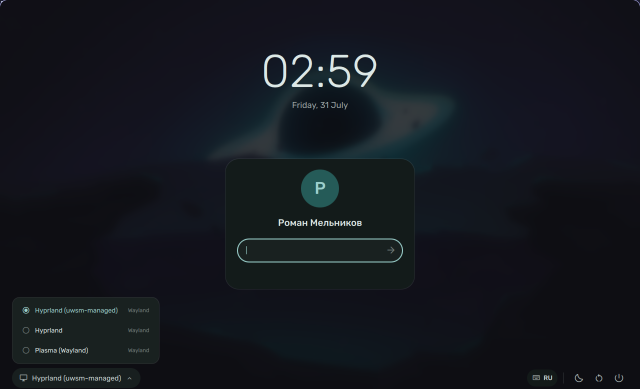
#> input picture assets/sessions.png, 1280 x 778 px (shown at 1/2 size)
$ python gen-scheme.py ../assets/sessions.png
#> lines starting #> are read from the running program, lines starting #| are printed output that depends on the picture
#!/usr/bin/env python3
"""Generates a colour scheme from an image.

Extracts a seed colour from the wallpaper and expands it into a Material
You palette, printing the JSON that quickgreet reads as scheme.json.

    gen-scheme.py wallpaper.jpg > /etc/quickgreet/scheme.json
    gen-scheme.py --light wallpaper.jpg
    gen-scheme.py --variant vibrant wallpaper.jpg

Optional. Without it, point schemePath at a hand-written file or at a
scheme another tool produced; the format is the same.

Requires python-materialyoucolor and Pillow.
"""

import argparse
import json
import sys

# Colour roles emitted, matching what the QML side reads.
ROLES = [
    "background", "onBackground",
    "surface", "surfaceDim", "surfaceBright",
    "surfaceContainerLowest", "surfaceContainerLow", "surfaceContainer",
    "surfaceContainerHigh", "surfaceContainerHighest",
    "onSurface", "onSurfaceVariant",
    "primary", "onPrimary", "primaryContainer", "onPrimaryContainer",
    "secondary", "onSecondary", "secondaryContainer", "onSecondaryContainer",
    "tertiary", "onTertiary", "tertiaryContainer", "onTertiaryContainer",
    "error", "onError", "errorContainer", "onErrorContainer",
    "outline", "outlineVariant",
]

# variant name -> (module suffix, class). The module names are snake_case
# while the classes are CamelCase, so neither can be derived from the other.
VARIANTS = {
    "tonalspot": ("tonal_spot", "SchemeTonalSpot"),
    "vibrant": ("vibrant", "SchemeVibrant"),
    "expressive": ("expressive", "SchemeExpressive"),
    "fidelity": ("fidelity", "SchemeFidelity"),
    "content": ("content", "SchemeContent"),
    "monochrome": ("monochrome", "SchemeMonochrome"),
    "neutral": ("neutral", "SchemeNeutral"),
    "rainbow": ("rainbow", "SchemeRainbow"),
    "fruitsalad": ("fruit_salad", "SchemeFruitSalad"),
}


def seed_from_image(path, quality=1):
    """Picks the most representative colour of an image."""
#> called with path = '../assets/sessions.png', quality = 1
    from PIL import Image
    from materialyoucolor.quantize import QuantizeCelebi
    from materialyoucolor.score.score import Score

    image = Image.open(path).convert("RGB")
#> image is the input picture: PIL image 1280x778 RGB; mean R, G, B 19.7, 23, 29.7

    # Downscale first: quantising a full-size photo is slow and the extra
    # pixels do not change which colour dominates.
    image.thumbnail((256, 256))
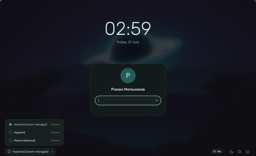
#> image: PIL image 256x156 RGB; mean R, G, B 19.7, 23, 29.7

    # get_flattened_data replaced getdata in newer Pillow; both yield a
    # sequence of per-pixel RGB tuples, which QuantizeCelebi wants as lists.
    raw = image.get_flattened_data() if hasattr(image, "get_flattened_data") else image.getdata()
    pixels = [list(px) for px in raw][::quality]
#> pixels = 39936 items

    result = QuantizeCelebi(pixels, 128)
    return Score.score(result)[0]


def build(seed_argb, variant, dark, contrast=0.0):
    import importlib

    from materialyoucolor.hct import Hct

    suffix, cls_name = VARIANTS[variant]
    module = importlib.import_module(f"materialyoucolor.scheme.scheme_{suffix}")
    cls = getattr(module, cls_name)

    from materialyoucolor.dynamiccolor.material_dynamic_colors import MaterialDynamicColors

    scheme = cls(Hct.from_int(seed_argb), dark, contrast)

    # Roles are not attributes of the scheme. Each one is a DynamicColor
    # descriptor on MaterialDynamicColors that resolves against a scheme.
    colours = {}
    for role in ROLES:
        descriptor = getattr(MaterialDynamicColors, role, None)
        if descriptor is None or not hasattr(descriptor, "get_hct"):
            continue
        rgba = descriptor.get_hct(scheme).to_rgba()
        # [r, g, b, a]; alpha is unused here.
        colours[role] = "{:02x}{:02x}{:02x}".format(*rgba[:3])

    return colours


def main():
    ap = argparse.ArgumentParser(description="generate a quickgreet colour scheme from an image")
    ap.add_argument("image", help="source image")
    ap.add_argument("--variant", choices=sorted(VARIANTS), default="tonalspot")
    ap.add_argument("--light", action="store_true", help="light mode (default is dark)")
    ap.add_argument("--contrast", type=float, default=0.0, help="-1.0 to 1.0")
    args = ap.parse_args()

    try:
        seed = seed_from_image(args.image)
    except FileNotFoundError:
        print(f"no such image: {args.image}", file=sys.stderr)
        return 1
    except ImportError as e:
        print(f"missing dependency: {e}", file=sys.stderr)
        print("needs python-materialyoucolor and Pillow", file=sys.stderr)
        return 1

    colours = build(seed, args.variant, not args.light, args.contrast)

    json.dump({
        "mode": "light" if args.light else "dark",
        "variant": args.variant,
        "source": args.image,
        "colours": colours,
    }, sys.stdout, indent=2)
    sys.stdout.write("\n")
    return 0


if __name__ == "__main__":
    sys.exit(main())
#> (the call stopped at in seed_from_image, `result = QuantizeCelebi(pixels, 128)`: materialyoucolor is not available in this run)
